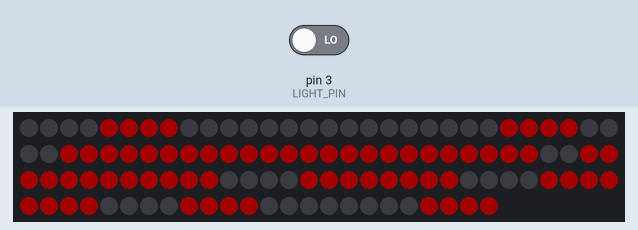
Recording of a sketch running on a simulated Arduino Uno, built with avr-gcc and run on an emulated ATmega328P. On the bench: 114 RGB LEDs in strip order, left to right, continuing on the next row. The test bench sets the inputs (shaded band); at power-on: pin 3 (LIGHT_PIN) LOW. Dim RGB values are drawn brighter than linear; the local clock reads 2024-03-15 10:24:30 at power-on unless the sketch sets it; random numbers use the default seed unless the sketch sets one; what the sketch prints to the serial monitor is not drawn.

Above: at 1.3 s.
1.4 s: pin 3 (LIGHT_PIN) driven HIGH
Timing chart, 0 to 4.4 s (numbered marks = the images above; inputs shaded):
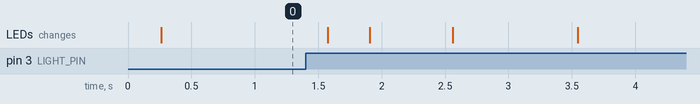

The sketch:

digital_clock.ino
```cpp
// Main script by:
// hirez2006 @youtube
// https://www.youtube.com/watch?v=LojGHyBFE8Q
//
// Modified by:
// Jacek Radoszewski @youtube
// https://drive.google.com/open?id=1R8YxhRvAX0JNEOv4NZ_PxmUHkazco7aB
//
// My modifications (Randy Rasmussen)
// Updated default vars and options for different types of segments
// i.e. 3x7 and 4x7 digits
// Created variables for easier modification of code
// Turn off led animation/transition each minute
//
#include <DS3232RTC.h>
#include <TimeLib.h>
#include <Time.h>
#include <Wire.h>
#include <FastLED.h>

// Configure based on your setup
// Your total number of leds
#define NUM_LEDS 114 // 4x7 segment, 28 x 4 digits + 2 dots
//#define NUM_LEDS 86 // 3x7 segment, 21 x 4 digits + 2 dots
#define LED_TYPE WS2811 // Led type, i.e. WS2812B. See more: FastLED @github
#define COLOR_ORDER RGB // Define color order for your strip
#define BRIGHTNESS_HIGH 100 // Define your max brightness
#define BRIGHTNESS_LOW 70 // Define your lowest brightness
// Default brightness, i.e. BRIGHTNESS_LOW or BRIGHTNESS_HIGH
int BRIGHTNESS = BRIGHTNESS_HIGH;
// Change if you need to use a different ping for your led data connection
#define LED_PIN 6 // Data pin for led comunication
#define LIGHT_PIN 3 // Light Sensor pin
bool Dot = true;
bool DST = true; //Daylight Savings Time
long ledColor = CRGB::DarkRed; // Default clock color, can be any valid color
long DotledColor = CRGB::DarkRed; // Can be any valid color
bool UseRandomColor = false; // true or false
bool AnimateLeds = false; // Animate leds every minute
bool Use12Hour = true; // Use 12 hour format instead of 24 hour format
int BAUD_RATE = 9600;
int DAY_BRIGHT = 1; // bright at night = 1, bright during day = 0
// Random Color Table
// To use this make sure the number of colors are the same as the
// number of the ColorTable array. Default is set to 16 for 16 colors.
// Also, you need ensure that UseRandomColor is set to true (above)
// To disable change UseRandomColor to false.
// default is to not use this
// feel free to change any of these colors or add/delete
long ColorTable[16] = {
  CRGB::Amethyst,
  CRGB::Aqua,
  CRGB::Blue,
  CRGB::Chartreuse,
  CRGB::DarkGreen,
  CRGB::DarkMagenta,
  CRGB::DarkOrange,
  CRGB::DeepPink,
  CRGB::Fuchsia,
  CRGB::Gold,
  CRGB::GreenYellow,
  CRGB::LightCoral,
  CRGB::Tomato,
  CRGB::Salmon,
  CRGB::Red,
  CRGB::Orchid
};

// Use for 4 x 7 segments +2 for dots (114 leds)
// 7 segments of 4 leds = 28 total leds per digit for array below
// 1 2 3 4 5 6 7 8 9 10111213141516171819202122232425262728
byte digits[10][28] = {
  {0,0,0,0,1,1,1,1,1,1,1,1,1,1,1,1,1,1,1,1,1,1,1,1,1,1,1,1}, // Digit 0
  {0,0,0,0,1,1,1,1,0,0,0,0,0,0,0,0,0,0,0,0,0,0,0,0,1,1,1,1}, // Digit 1
  {1,1,1,1,1,1,1,1,1,1,1,1,0,0,0,0,1,1,1,1,1,1,1,1,0,0,0,0}, // Digit 2
  {1,1,1,1,1,1,1,1,1,1,1,1,0,0,0,0,0,0,0,0,1,1,1,1,1,1,1,1}, // Digit 3
  {1,1,1,1,1,1,1,1,0,0,0,0,1,1,1,1,0,0,0,0,0,0,0,0,1,1,1,1}, // Digit 4
  {1,1,1,1,0,0,0,0,1,1,1,1,1,1,1,1,0,0,0,0,1,1,1,1,1,1,1,1}, // Digit 5
  {1,1,1,1,0,0,0,0,1,1,1,1,1,1,1,1,1,1,1,1,1,1,1,1,1,1,1,1}, // Digit 6
  {0,0,0,0,1,1,1,1,1,1,1,1,0,0,0,0,0,0,0,0,0,0,0,0,1,1,1,1}, // Digit 7
  {1,1,1,1,1,1,1,1,1,1,1,1,1,1,1,1,1,1,1,1,1,1,1,1,1,1,1,1}, // Digit 8
  {1,1,1,1,1,1,1,1,1,1,1,1,1,1,1,1,0,0,0,0,1,1,1,1,1,1,1,1}  // Digit 9
}; // 2D Array for numbers on 7 segment

// Use for 3 x 7 segments +2 for dots (86 leds)
// 7 segments of 3 leds = 21 total leds per digit for array below
// 1 2 3 4 5 6 7 8 9 101112131415161718192021
//byte digits[10][21] = {
  //{0,0,0,1,1,1,1,1,1,1,1,1,1,1,1,1,1,1,1,1,1}, // Digit 0
  //{0,0,0,1,1,1,0,0,0,0,0,0,0,0,0,0,0,0,1,1,1}, // Digit 1
  //{1,1,1,1,1,1,1,1,1,0,0,0,1,1,1,1,1,1,0,0,0}, // Digit 2
  //{1,1,1,1,1,1,1,1,1,0,0,0,0,0,0,1,1,1,1,1,1}, // Digit 3
  //{1,1,1,1,1,1,0,0,0,1,1,1,0,0,0,0,0,0,1,1,1}, // Digit 4
  //{1,1,1,0,0,0,1,1,1,1,1,1,0,0,0,1,1,1,1,1,1}, // Digit 5
  //{1,1,1,0,0,0,1,1,1,1,1,1,1,1,1,1,1,1,1,1,1}, // Digit 6
  //{0,0,0,1,1,1,1,1,1,0,0,0,0,0,0,0,0,0,1,1,1}, // Digit 7
  //{1,1,1,1,1,1,1,1,1,1,1,1,1,1,1,1,1,1,1,1,1}, // Digit 8
  //{1,1,1,1,1,1,1,1,1,1,1,1,0,0,0,1,1,1,1,1,1}  // Digit 9
//}; //| 2D Array for numbers on 7 segment

// Shouldn't need to change anything below this line
int LAST_SECTION = NUM_LEDS - 4;
int LEDS_PER_DIGIT = (NUM_LEDS - 2) / 4;
int DIGIT_LOOP = LEDS_PER_DIGIT - 1;
int DOT_ONE = LEDS_PER_DIGIT * 2;
int DOT_TWO = DOT_ONE + 1;
int FIRST_DIGIT4 = NUM_LEDS - LEDS_PER_DIGIT;
int FIRST_DIGIT3 = FIRST_DIGIT4 - LEDS_PER_DIGIT;
int FIRST_DIGIT2 = FIRST_DIGIT3 - LEDS_PER_DIGIT - 2; // subtract 2 for dots
int FIRST_DIGIT1 = 0;
int last_digit = 0;
CRGB leds[NUM_LEDS]; // Define LEDs strip

void setup() {
  Serial.begin(BAUD_RATE);
  Wire.begin();
  FastLED.addLeds<LED_TYPE, LED_PIN, COLOR_ORDER>(leds, NUM_LEDS);
  FastLED.setBrightness( BRIGHTNESS );
}

// Check Light sensor and set brightness accordingly
void BrightnessCheck() {
  const byte sensorPin = LIGHT_PIN; // light sensor pin
  const byte brightnessLow = BRIGHTNESS_LOW; // Low brightness value
  const byte brightnessHigh = BRIGHTNESS_HIGH; // High brightness value
  int sensorValue = digitalRead(sensorPin); // Read sensor
  if (sensorValue == DAY_BRIGHT) {
    Serial.println(" Brightness High");
    LEDS.setBrightness(brightnessHigh);
  }
  else { // Night = Dimmer
    Serial.println(" Brightness Low");
    LEDS.setBrightness(brightnessLow);
  }
};

// Get time in a single number
int GetTime() {
  tmElements_t Now;
  RTC.read(Now);
  int hour = Now.Hour;
  Serial.print("HOUR is: ");
  Serial.println(hour);

  if ( hour > 12 ) {
    hour = Now.Hour - 12;
  }
  else {
    hour = Now.Hour;
  }
    Serial.print("NEW_HOUR is: ");
    Serial.println(hour);
  int minutes = Now.Minute;
  int second = Now.Second;
  if (second % 2 == 0) {
    Dot = false;
  }
  else {
    Dot = true;
  };
  return (hour * 100 + minutes);
};

// Convert time to array needed for display
void TimeToArray() {
  int Now = GetTime();
  int digit_location =  0;
  // Debug output
  Serial.print("DST is: ");
  Serial.println(DST);
  Serial.print("Time is: ");
  Serial.println(Now);
  if (Dot){
    leds[DOT_ONE]=DotledColor;
    leds[DOT_TWO]=DotledColor;
  }
  else  {
    leds[DOT_ONE]=0x000000;
    leds[DOT_TWO]=0x000000;
  };

  for (int i = 1; i <= 4; i++) {
    int digit = Now % 10; // get last digit in time
    if (i == 1) {
      digit_location = FIRST_DIGIT4;
      Serial.print("Digit 4 is : ");
      Serial.print(digit);
      Serial.print(", the array is : ");
      for (int k = 0; k <= DIGIT_LOOP; k++) {
        Serial.print(digits[digit][k]);
        if (digits[digit][k] == 1) {
          leds[digit_location] = ledColor;
        }
        else if (digits[digit][k] == 0) {
          leds[digit_location] = 0x000000;
        };
        digit_location ++;
      };
      Serial.println();
      if (digit != last_digit && AnimateLeds) {
        fadefunction();
      }
      last_digit = digit;
    }
    else if (i == 2) {
      digit_location = FIRST_DIGIT3;
      Serial.print("Digit 3 is : ");
      Serial.print(digit);
      Serial.print(", the array is : ");
      for (int k = 0; k <= DIGIT_LOOP; k++) {
        Serial.print(digits[digit][k]);
        if (digits[digit][k] == 1) {
          leds[digit_location] = ledColor;
        }
        else if (digits[digit][k] == 0) {
          leds[digit_location] = 0x000000;
        };
        digit_location ++;
      };
      Serial.println();
    }
    else if (i == 3) {
      digit_location = FIRST_DIGIT2;
      Serial.print("Digit 2 is : ");
      Serial.print(digit);
      Serial.print(", the array is : ");
      for (int k = 0; k <= DIGIT_LOOP; k++) {
        Serial.print(digits[digit][k]);
        if (digits[digit][k] == 1) {
          leds[digit_location] = ledColor;
        }
        else if (digits[digit][k] == 0) {
          leds[digit_location] = 0x000000;
        };
        digit_location ++;
      };
      Serial.println();
    }
    else if (i == 4) {
      digit_location = FIRST_DIGIT1;
      Serial.print("Digit 1 is : ");
      Serial.print(digit);
      Serial.print(", the array is : ");
      for (int k = 0; k <= DIGIT_LOOP; k++) {
        Serial.print(digits[digit][k]);
        if (digits[digit][k] == 1) {
          leds[digit_location] = ledColor;
        }
        else if (digits[digit][k] == 0) {
          leds[digit_location] = 0x000000;
        };
        digit_location ++;
      };
    };
      Now /= 10;
  };
};

void fadeall() {
  for (int m = 0; m < NUM_LEDS; m++) {
    leds[m].nscale8(250);
  }
}

void dofade(int number, int myhue) {
  leds[number] = CHSV(myhue++, 255, 255); // Set the i'th led to red
  FastLED.show(); // Show the leds
  fadeall();
  delay(10); // Wait a little bit before we loop around and do it again
}
void fadefunction() {
  static uint8_t hue = 0;
  // First slide the led in one direction
  for (int i = 0; i < NUM_LEDS; i++) {
    dofade(i,hue++);
  }
  // Now go in the other direction.
  for (int i = (NUM_LEDS) - 1; i >= 0; i--) {
    dofade(i,hue++);
  }
  if (UseRandomColor) {
    ledColor = ColorTable[random(16)];
  }
}

// Main loop
void loop() {
  BrightnessCheck(); // Check brightness
  TimeToArray(); // Get leds array with required configuration
  FastLED.show(); // Display leds array
}
```
